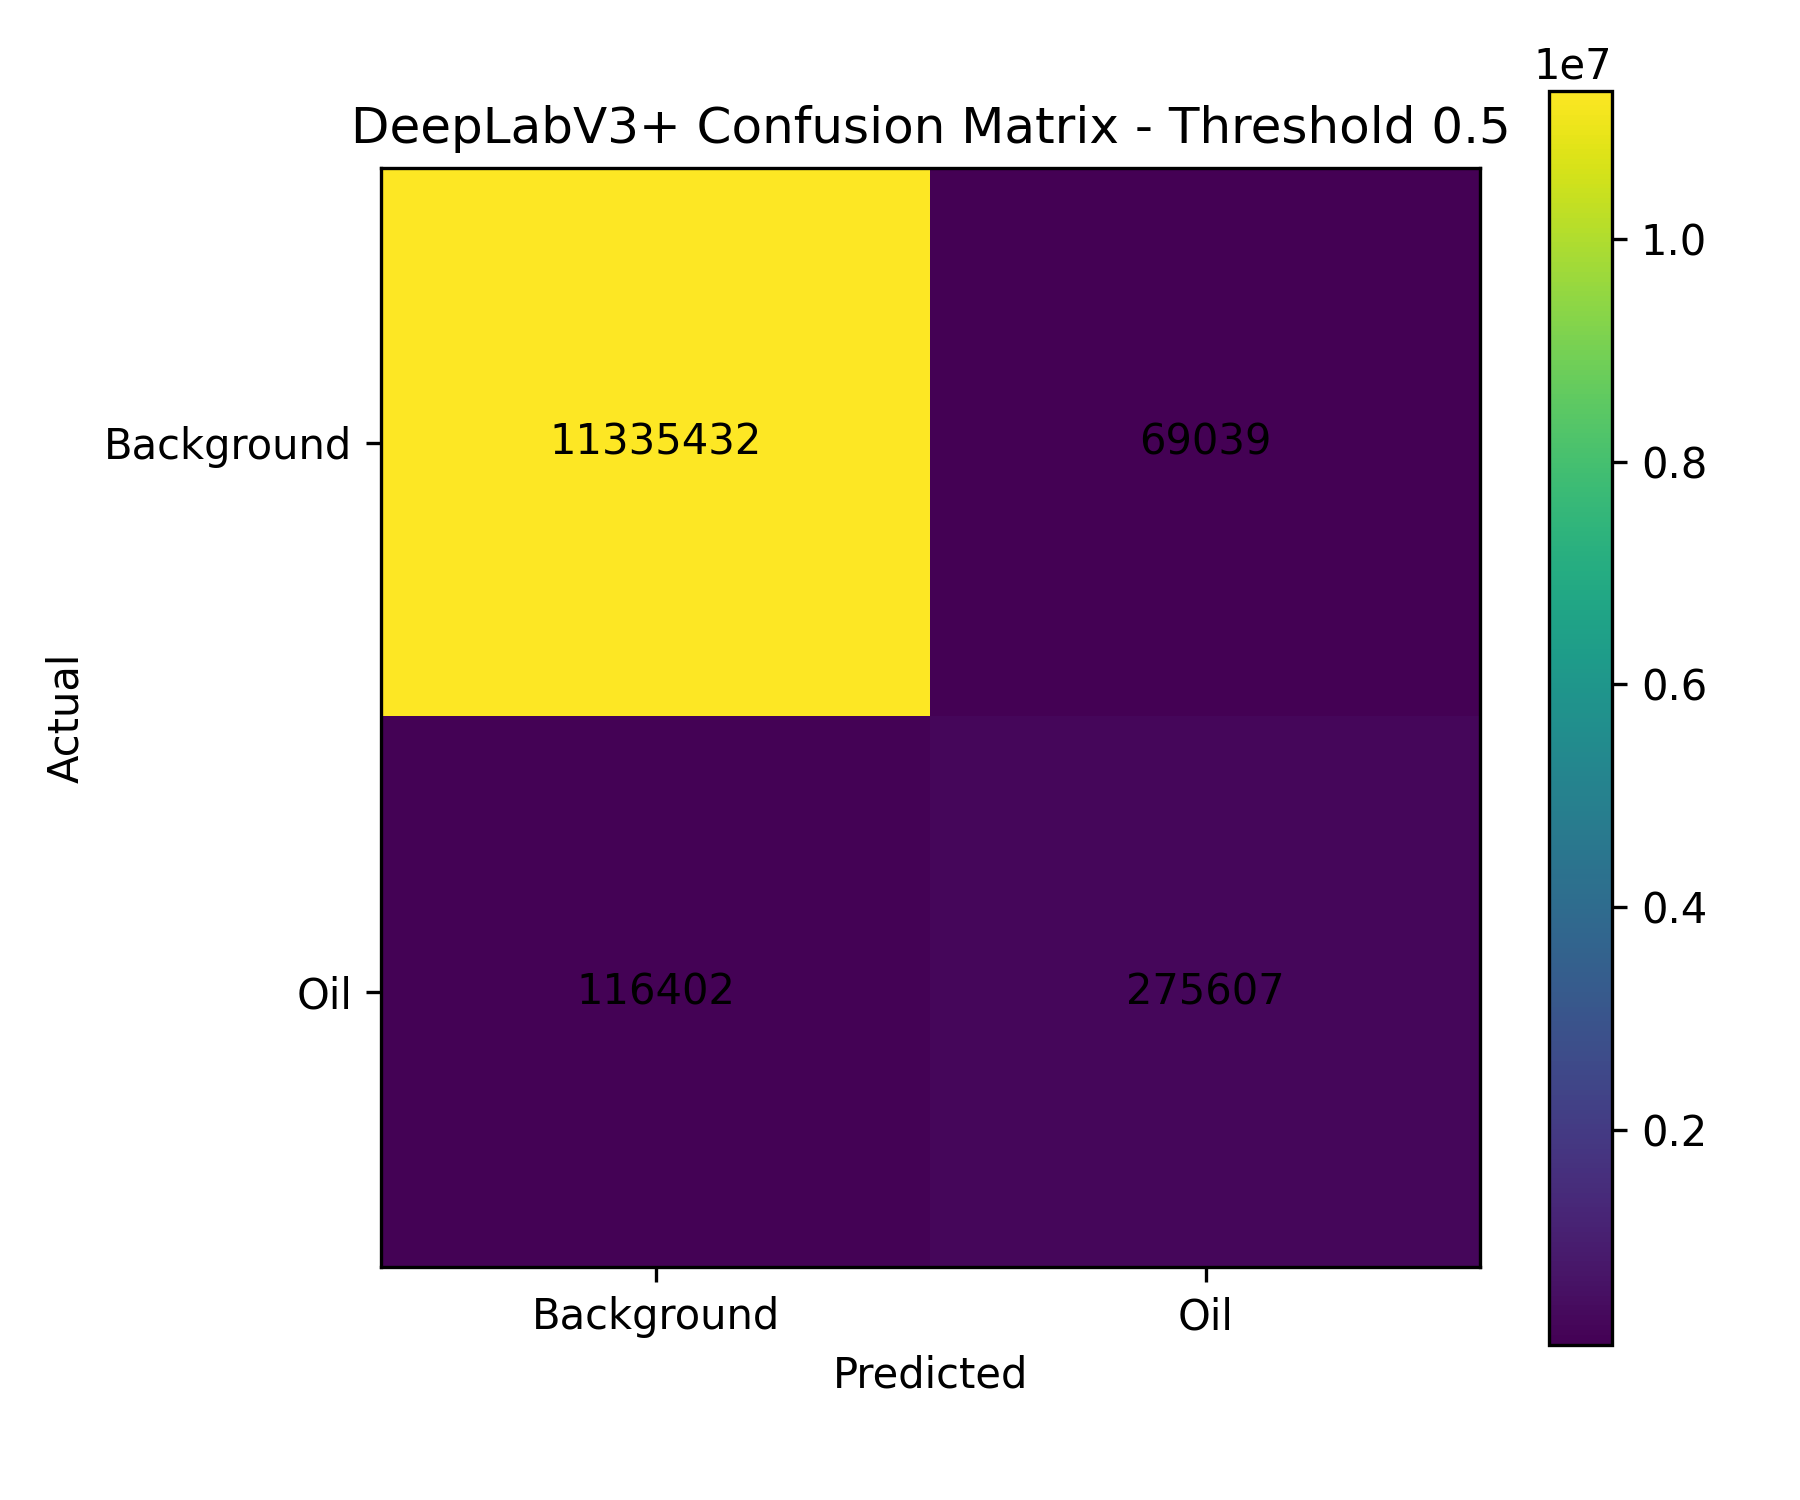

Write the Python code that produced this figure.
from pathlib import Path
import numpy as np
import tensorflow as tf
import rasterio
import matplotlib.pyplot as plt
import pandas as pd

# ============================================================
# PATHS
# ============================================================
BASE_DIR = Path("/Users/rana/Documents/tuwaiq/CP/preprocessed_dataset")
PROJECT_DIR = Path("/Users/rana/Documents/tuwaiq/CP")

TEST_IMG_DIR = BASE_DIR / "images" / "test"
TEST_MSK_DIR = BASE_DIR / "masks" / "test"

MODEL_PATH = PROJECT_DIR / "best_deeplab_finetuned.keras"

IMG_SIZE = 256
BATCH_SIZE = 4

# غيري الثريشولد هنا لو تبين
THRESHOLD = 0.5

# ============================================================
# GET FILES
# ============================================================
def get_sorted_files(folder):
    return sorted([
        str(p) for p in folder.iterdir()
        if p.is_file() and p.suffix.lower() in [".tif", ".tiff", ".png", ".jpg", ".jpeg"]
    ])

test_images = get_sorted_files(TEST_IMG_DIR)
test_masks = get_sorted_files(TEST_MSK_DIR)

print("Test images:", len(test_images))
print("Test masks :", len(test_masks))

if len(test_images) == 0 or len(test_masks) == 0:
    raise ValueError("ما لقيت صور أو ماسكات في test. تأكدي من المسارات.")

if len(test_images) != len(test_masks):
    raise ValueError("عدد صور test لا يساوي عدد ماسكات test.")

if not MODEL_PATH.exists():
    raise FileNotFoundError(f"ما لقيت المودل هنا: {MODEL_PATH}")

# ============================================================
# READ IMAGE AND MASK
# نفس طريقة كود التدريب حقك
# ============================================================
def read_tif_image(path):
    path = path.numpy().decode("utf-8")

    with rasterio.open(path) as src:
        img = src.read()

    img = np.transpose(img, (1, 2, 0))

    if img.shape[2] == 1:
        img = np.repeat(img, 3, axis=2)
    elif img.shape[2] == 2:
        third = np.expand_dims(img[:, :, 0], axis=-1)
        img = np.concatenate([img, third], axis=2)
    elif img.shape[2] > 3:
        img = img[:, :, :3]

    img = img.astype(np.float32)

    img_min = img.min()
    img_max = img.max()
    img = (img - img_min) / (img_max - img_min + 1e-8)

    img = tf.image.resize(img, (IMG_SIZE, IMG_SIZE)).numpy()
    return img.astype(np.float32)

def read_tif_mask(path):
    path = path.numpy().decode("utf-8")

    with rasterio.open(path) as src:
        mask = src.read(1)

    mask = (mask > 0).astype(np.float32)
    mask = np.expand_dims(mask, axis=-1)

    mask = tf.image.resize(
        mask,
        (IMG_SIZE, IMG_SIZE),
        method="nearest"
    ).numpy()

    return mask.astype(np.float32)

def load_sample(img_path, mask_path):
    img = tf.py_function(read_tif_image, [img_path], tf.float32)
    mask = tf.py_function(read_tif_mask, [mask_path], tf.float32)

    img.set_shape([IMG_SIZE, IMG_SIZE, 3])
    mask.set_shape([IMG_SIZE, IMG_SIZE, 1])

    return img, mask

def make_dataset(image_paths, mask_paths):
    ds = tf.data.Dataset.from_tensor_slices((image_paths, mask_paths))
    ds = ds.map(load_sample, num_parallel_calls=tf.data.AUTOTUNE)
    ds = ds.batch(BATCH_SIZE).prefetch(tf.data.AUTOTUNE)
    return ds

test_ds = make_dataset(test_images, test_masks)

# ============================================================
# CUSTOM METRIC FROM TRAINING
# عشان لو المودل يحتاج dice_coef وقت التحميل
# ============================================================
def dice_coef(y_true, y_pred, smooth=1e-6):
    y_true = tf.reshape(y_true, [-1])
    y_pred = tf.reshape(y_pred, [-1])
    y_pred_bin = tf.cast(y_pred > 0.5, tf.float32)

    intersection = tf.reduce_sum(y_true * y_pred_bin)
    return (2.0 * intersection + smooth) / (
        tf.reduce_sum(y_true) + tf.reduce_sum(y_pred_bin) + smooth
    )

# ============================================================
# LOAD MODEL
# ============================================================
print("\nLoading model...")
model = tf.keras.models.load_model(
    MODEL_PATH,
    custom_objects={"dice_coef": dice_coef},
    compile=False
)

print("Model loaded successfully.")

# ============================================================
# PIXEL-LEVEL CONFUSION MATRIX
# ============================================================
TN = 0
FP = 0
FN = 0
TP = 0

print("\nCalculating confusion matrix...")

for batch_images, batch_masks in test_ds:
    preds = model.predict(batch_images, verbose=0)

    y_true = batch_masks.numpy().astype(np.uint8)
    y_pred = (preds > THRESHOLD).astype(np.uint8)

    y_true = y_true.reshape(-1)
    y_pred = y_pred.reshape(-1)

    TN += np.sum((y_true == 0) & (y_pred == 0))
    FP += np.sum((y_true == 0) & (y_pred == 1))
    FN += np.sum((y_true == 1) & (y_pred == 0))
    TP += np.sum((y_true == 1) & (y_pred == 1))

conf_matrix = np.array([
    [TN, FP],
    [FN, TP]
])

# ============================================================
# METRICS FROM CONFUSION MATRIX
# ============================================================
accuracy = (TP + TN) / (TP + TN + FP + FN + 1e-8)
precision = TP / (TP + FP + 1e-8)
recall = TP / (TP + FN + 1e-8)
specificity = TN / (TN + FP + 1e-8)
f1_score = (2 * precision * recall) / (precision + recall + 1e-8)
iou = TP / (TP + FP + FN + 1e-8)
dice = (2 * TP) / ((2 * TP) + FP + FN + 1e-8)

print("\n==============================")
print("DeepLabV3+ Confusion Matrix")
print("==============================")
print(f"Threshold: {THRESHOLD}")
print()
print("Rows    = Actual")
print("Columns = Predicted")
print()
print("                 Pred 0 Background     Pred 1 Oil")
print(f"Actual 0 Background   {TN:15d}     {FP:10d}")
print(f"Actual 1 Oil          {FN:15d}     {TP:10d}")

print("\n==============================")
print("Metrics")
print("==============================")
print(f"Accuracy    : {accuracy:.4f}")
print(f"Precision   : {precision:.4f}")
print(f"Recall      : {recall:.4f}")
print(f"Specificity : {specificity:.4f}")
print(f"F1-score    : {f1_score:.4f}")
print(f"IoU         : {iou:.4f}")
print(f"Dice        : {dice:.4f}")

# ============================================================
# SAVE CSV
# ============================================================
df_cm = pd.DataFrame(
    conf_matrix,
    index=["Actual Background", "Actual Oil"],
    columns=["Pred Background", "Pred Oil"]
)

csv_path = PROJECT_DIR / "deeplab_confusion_matrix.csv"
df_cm.to_csv(csv_path)

metrics_df = pd.DataFrame({
    "metric": [
        "accuracy",
        "precision",
        "recall",
        "specificity",
        "f1_score",
        "iou",
        "dice",
        "threshold"
    ],
    "value": [
        accuracy,
        precision,
        recall,
        specificity,
        f1_score,
        iou,
        dice,
        THRESHOLD
    ]
})

metrics_csv_path = PROJECT_DIR / "deeplab_confusion_metrics.csv"
metrics_df.to_csv(metrics_csv_path, index=False)

print("\nSaved:")
print(csv_path)
print(metrics_csv_path)

# ============================================================
# PLOT CONFUSION MATRIX
# ============================================================
plt.figure(figsize=(6, 5))
plt.imshow(conf_matrix)
plt.title(f"DeepLabV3+ Confusion Matrix - Threshold {THRESHOLD}")
plt.xlabel("Predicted")
plt.ylabel("Actual")

plt.xticks([0, 1], ["Background", "Oil"])
plt.yticks([0, 1], ["Background", "Oil"])

for i in range(2):
    for j in range(2):
        plt.text(j, i, str(conf_matrix[i, j]), ha="center", va="center")

plt.colorbar()
plt.tight_layout()

fig_path = PROJECT_DIR / "deeplab_confusion_matrix.png"
plt.savefig(fig_path, dpi=300)
plt.show()

print("Saved figure:")
print(fig_path)
